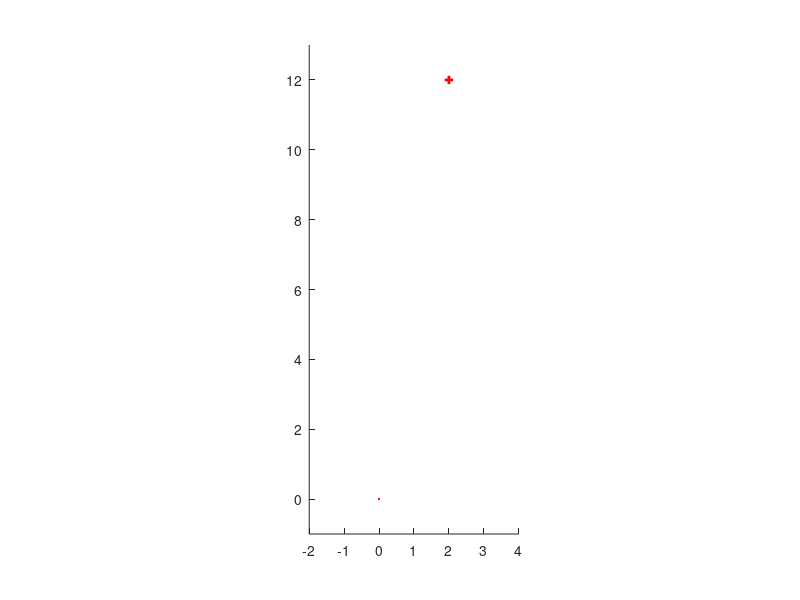

This figure's MATLAB source: (Note: this script raises an error after producing the figure.)
clc; close all; clear;

figure(); hold on; axis([-2 4 -1 13], 'equal');
XY=[2 12];
OX=[];
OY=[];
lw=2;

plot(0,0,'.r');
plot(XY(1),XY(2),'+r','LineWidth',lw);


[b,kg,c1,c2,ko,c3,c4,V]=params();
[t,y]=observer(XY(1),XY(2),OX,OY,V,[0 0 0 0],b,kg,c1,c2,ko,c3,c4,1:.2:5);
x=y(:,3); y=y(:,4);
size(x)

plot(x,y,'r','LineWidth',lw);

plot(x(38),y(38),'ok','LineWidth',6);